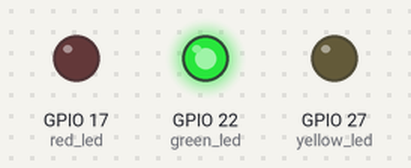
A program run on a simulated Raspberry Pi (BCM pin numbers). Parts: output pins drawn as LEDs (lit = HIGH). What the program prints to the terminal is not drawn.

Above: at 1.5 s.
At 3.5 s:
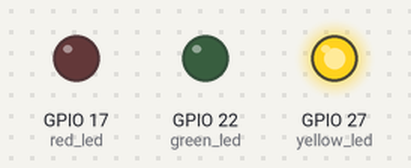
At 6.0 s:
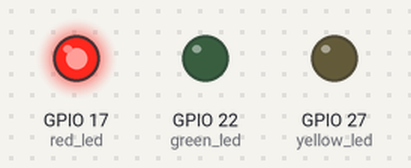
Timing chart, 0 to 10.4 s (numbered marks = the images above):
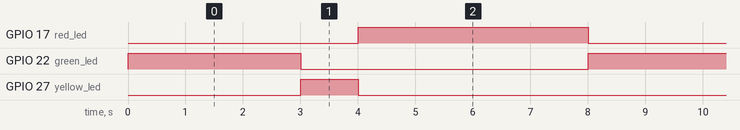

Measured:
- by itself, GPIO 17 (red_led): alternates HIGH for 4.0 s and LOW for 4.0 s
- by itself, GPIO 22 (green_led): alternates HIGH for 3.0 s and LOW for 5.0 s
- by itself, GPIO 27 (yellow_led): alternates HIGH for 1.0 s and LOW for 7.0 s

The program:

trafficlight-rotating.py
```python
#!/usr/bin/python3

import gpiozero, time

red_led    = gpiozero.LED(17)
yellow_led = gpiozero.LED(27)
green_led  = gpiozero.LED(22)

print("One stoplight")
print("Ctrl C to quit")

greentime = 3
yellowtime = 1

# everything starts in off state
while True:
    # G    2 sec
    green_led.on()
    time.sleep(greentime)
    green_led.off()

    # Y    1 sec
    yellow_led.on()
    time.sleep(yellowtime)
    yellow_led.off()

    # R    2 sec
    red_led.on()
    time.sleep(greentime+yellowtime)

    # all off before restarting
    red_led.off()
```
